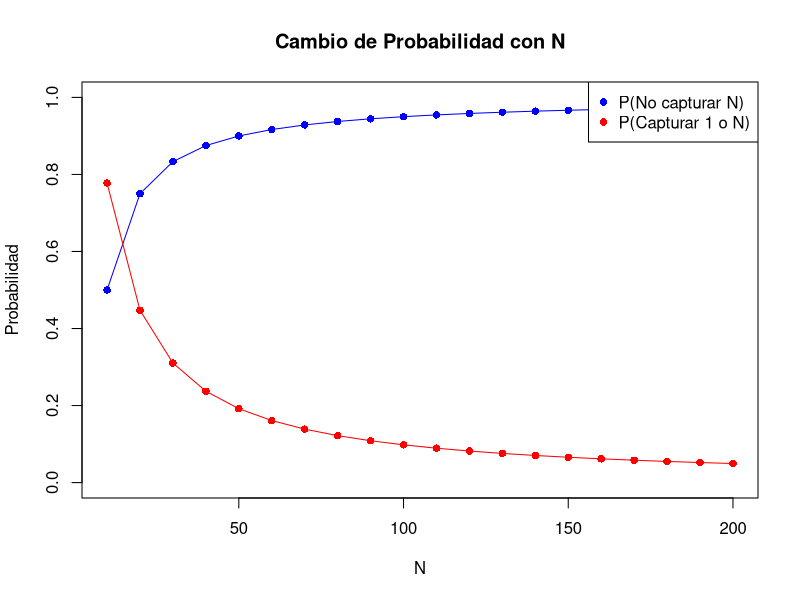
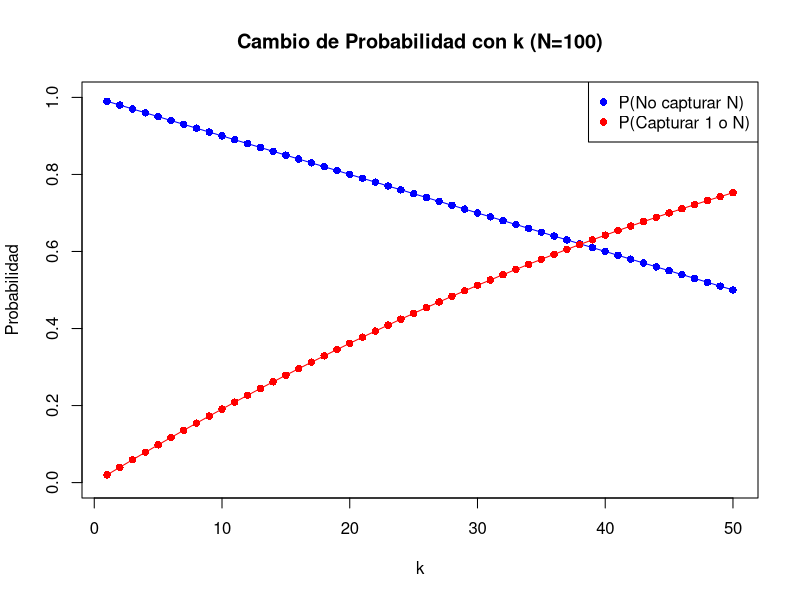

Write R code to recreate these figures, in order.
# Función para calcular la probabilidad de NO capturar el tanque con número de serie N
prob_no_capturar_N <- function(N, k) {
  return((N - k) / N)
}

# Función para calcular la probabilidad de capturar al menos uno de los tanques 1 o N
prob_capturar_1_o_N <- function(N, k) {
  choose_N_k <- choose(N, k)
  choose_N2_k <- choose(N - 2, k)
  return(1 - (choose_N2_k / choose_N_k))
}

# Análisis de la probabilidad en función de N (con k = 5)
N_values <- seq(10, 200, by=10)
prob_no_N <- sapply(N_values, function(N) prob_no_capturar_N(N, 5))
prob_1_o_N <- sapply(N_values, function(N) prob_capturar_1_o_N(N, 5))

# Gráfica de probabilidad en función de N
plot(N_values, prob_no_N, type="o", col="blue", pch=16, ylim=c(0,1), 
     ylab="Probabilidad", xlab="N", main="Cambio de Probabilidad con N")
lines(N_values, prob_1_o_N, type="o", col="red", pch=16)
legend("topright", legend=c("P(No capturar N)", "P(Capturar 1 o N)"), col=c("blue", "red"), pch=16)

# Análisis de la probabilidad en función de k (con N = 100)
k_values <- seq(1, 50, by=1)
prob_no_N_k <- sapply(k_values, function(k) prob_no_capturar_N(100, k))
prob_1_o_N_k <- sapply(k_values, function(k) prob_capturar_1_o_N(100, k))

# Gráfica de probabilidad en función de k
plot(k_values, prob_no_N_k, type="o", col="blue", pch=16, ylim=c(0,1),
     ylab="Probabilidad", xlab="k", main="Cambio de Probabilidad con k (N=100)")
lines(k_values, prob_1_o_N_k, type="o", col="red", pch=16)
legend("topright", legend=c("P(No capturar N)", "P(Capturar 1 o N)"), col=c("blue", "red"), pch=16)

